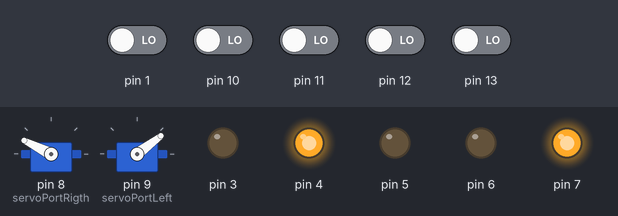
A sketch run on a simulated Arduino Uno, built with avr-gcc and run on an emulated ATmega328P. Shown: 2 × servo, output pins drawn as LEDs (lit = HIGH). Dashed ring = blinking. Inputs (shaded band) come from the test bench; at power-on: pin 1, pin 10–13 LOW. Pins used as bus, display or sensor lines are not drawn.

Above: at 1.2 s.
1.3 s: pin 1 driven HIGH
At 1.43 s:
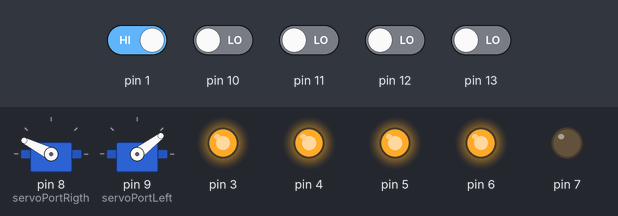
At 3.9 s:
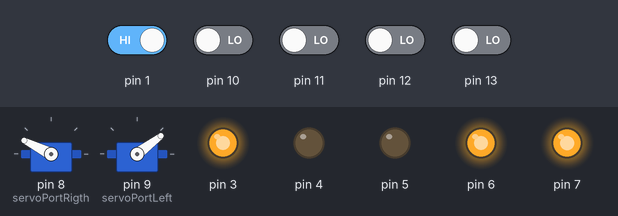
4.8 s: pin 12 driven HIGH
At 7.4 s:
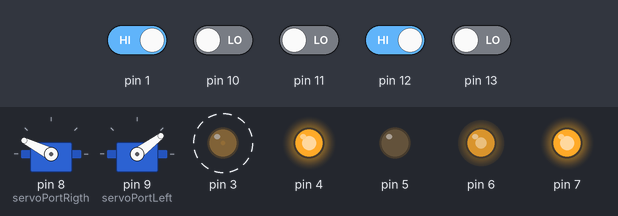
10.1 s: pin 13 driven HIGH
At 11.2 s:
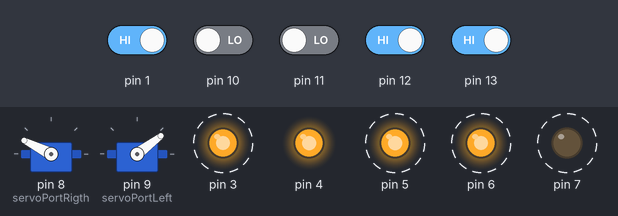
Timing chart, 0 to 15.4 s (numbered marks = the images above; inputs shaded):
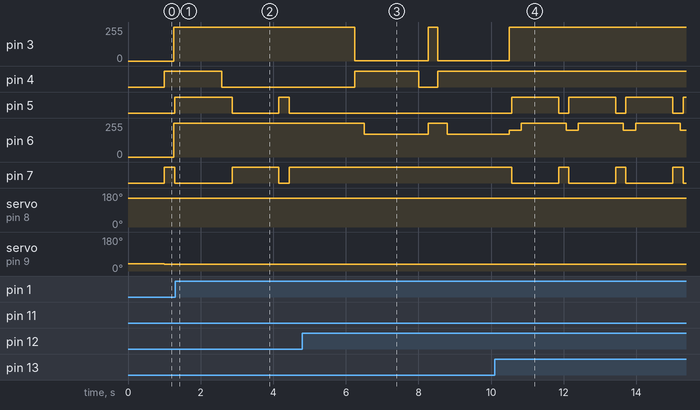

The sketch:

sumov3.ino
```cpp
#include "Motor.h"
#include "Accelerometer.h"
#include <Servo.h>
#include "Maxbotix.h"
#include "LineSensor.h"


/*
    Port of driver motor        Port of sensor range (Sonar)

    ---------------------           ---------------------
    |   Port  | Number  |           |   Port  | Number  |
    ---------------------           ---------------------
    | pinENA  |     6   |           |   PW    |    10   |
    | pinIN1  |     7   |           ---------------------
    | pinIN2  |     5   |
    | pinENB  |     3   |        Port of servo motor
    | pinIN3  |     4   |
    | pinIN4  |     2   |           ----------------------------
    ---------------------           |   Port         | Number  |
                                    ----------------------------
                                    | Servo Right   |  8       |
                                    | Servo Left    |  9       |
                                    ----------------------------

   Port of sensor line                          Port of accelerometer

   ---------------------------------            ----------------------------
   |            Port     | Number  |            |   Port         | Number  |
   ---------------------------------            ----------------------------
   | Port line sensor    |  1      |            | Port axis X    |   ?     |
   |    right rear       |         |            | Port axis Y    |   ?     |
   =================================            | Port axis Z    |   ?     |
   | Port line sensor    |  13     |            ----------------------------
   |    left rear        |         |
   =================================
   | Port line sensor    |  11     |
   |    right front      |         |
   =================================
   | Port line sensor    |  12     |
   |    left front       |         |
   ---------------------------------


*/

//Definição portas do motor do arduino
int powerMotorLeft          = 6;
int motorE1                 = 7;
int motorE2                 = 5;
int powerMotorRight         = 3;
int motorD1                 = 4;
int motorD2                 = 2;

int servoPortRigth          = 8;
int servoPortLeft           = 9;
int x;
int y;
int z;

//Porta dos sensores de linha
int portLineSensorRightRear     = 13;
int portLineSensorLeftRear      = 12;
int portLineSensorRightFront    = 1;
int portLineSensorLeftFront     = 11;

//Definição das variaveis de controle

long duration       = 0;
long tempo          = 0;
int variacao        = 0;
//Verifica se encontrou o oponente em algum momento
bool find          = false;
unsigned int range  = 0;
int pot;
int pot1;
int controle;

int atualX;
int atualY;
int atualZ;

int valueLineRightRear;
int valueLineLeftRear;
int valueLineRightFront;
int valueLineLeftFront;

int posicaoServo =138;


//Criação das instancias dos motores
Motor motorRight(motorE1, motorE2, powerMotorLeft);
Motor motorLeft(motorD1, motorD2, powerMotorRight);
Servo servoMotorRight;
Servo servoMotorLeft;
Accelerometer accelerometer(x, y, z);
Maxbotix rangeSensor(10, Maxbotix::PW, Maxbotix::LV);

LineSensor lineSensorRightRear(portLineSensorRightRear);
LineSensor lineSensorLeftRear(portLineSensorLeftRear);
LineSensor lineSensorRightFront(portLineSensorRightFront);
LineSensor lineSensorLeftFront(portLineSensorLeftFront);

//Variaveis de controle de velocidade
int const speedMax = 230;

void setup() {

    //Serial.begin(9600);
    //Iniciando o servo
    servoMotorRight.attach(servoPortRigth);
    servoMotorLeft.attach(servoPortLeft);

    controleServo(142);

    //Abaixar o servo
    //servoMotorRight.write(180);
    //servoMotorLeft.write(0);

}

void loop() {

    range = rangeSensor.getRange();

    valueLineRightRear = lineSensorRightRear.readSensor();
    valueLineLeftRear = lineSensorLeftRear.readSensor();
    valueLineRightFront = lineSensorRightFront.readSensor();
    valueLineLeftFront = lineSensorLeftFront.readSensor();

    //Lendo dados acelerometro
    //readAccelerometer();


    //Serial.print("Range = ");
    //Serial.println(range);
   /*Serial.print("EF = ");
    Serial.print(valueLineLeftFront);
    Serial.print("       DF = ");
    Serial.println(valueLineRightFront);
    Serial.print("ET = ");
    Serial.print(valueLineLeftRear);
    Serial.print("       DT = ");
    Serial.println(valueLineRightRear);*/
    //Serial.println(tempo);


    //Verifica o estado dos sensores de linha
    if(valueLineRightRear == 0 || valueLineLeftRear == 0 || valueLineRightFront == 0 || valueLineLeftFront == 0){

        //Se os dois sensores de linha da frente forem acionado significa que ele chegou ao fim do campo
        //com a parte da frente
        if(valueLineLeftFront == 0 && valueLineRightFront == 0){
            controleServo(143);
            stopMotor();
            retireRight(255,255);
            delay(25);
            turnLeft(255,255);
            delay(25);

        }else if(valueLineLeftRear == 0 && valueLineRightRear == 0){
            //Se os dois sensores de linha de trás forem acionado significa que ele chegou ao fim do campo com
            // a parte de trás
            //controleServo(100);
            kamikazeRight(255, 255);
            delay(25);
            turnRight(255,255);
            delay(25);

        }else if(valueLineRightRear == 0 && valueLineRightFront == 0){
            controleServo(143);
            turnLeft(150, 255);
            delay(100);

        }else if(valueLineLeftRear == 0 && valueLineLeftFront == 0){
            controleServo(143);
            turnRight(255, 150);

            delay(500);


        }else if(valueLineRightRear == 0){

         //Arrumar
            //controleServo(100);

            turnRight(255,255);
            delay(250);
            retireLeft(255,170);
            delay(500);

        }else if(valueLineLeftRear == 0){
            //controleServo(100);


            turnLeft(255, 255);
            delay(250);
            retireRight(170, 255);
            delay(500);

        }else if(valueLineRightFront == 0){
            controleServo(143);
            retireLeft(200,255);
            delay(75);
            turnRight(255,255);
            delay(25);

        }else if(valueLineLeftFront == 0){
            controleServo(143);
            retireRight(255,200);
            delay(75);
            turnLeft(255,255);
            delay(25);

        }

    }else{
        //stopMotor();
        //controleServo(143);
        kamikazeRight(256, 256);

    }


   // tempo++;  */
}

/*
    Metodo utilizado para fazer com que os motores alterem entre
    fazer uma curva a direita e esquerda
*/
void zigZag(){

    if(variacao < 8){

        pot=1;
        pot1=1;

        while(pot < 200){

            motorRight.forward(pot);
            motorLeft.forward(pot1);
            pot = pot + 10;
            pot1++;

            delay(2);
        }

    }else if (variacao < 11){

        pot=1;
        pot1=1;

        while(pot < 200){

            motorRight.forward(pot1);
            motorLeft.forward(pot);
            pot = pot + 8;
            pot1++;

            delay(2);
        }

    }else{

        variacao = 0;

    }

    variacao++;
    Serial.println(variacao);

}

void kamikazeLeft(int powerLeft, int powerRight){
    controle = 2;

    if((powerRight - powerLeft) != 0){
        pot = powerRight - powerLeft;
    }else{
        pot = 1;
    }

    pot1 = 1;

    if(controle != 2){

        while(pot < powerRight){

            motorLeft.forward(pot1);
            motorRight.forward(pot);
            pot++;
            pot1++;
            delay(1);
        }
    }
}

void kamikazeRight(int powerLeft, int powerRight){

    if((powerRight - powerLeft) != 0){
        pot = powerLeft - powerRight;
    }else{
        pot = 1;
    }

    pot1 = 1;

    if(controle != 1){

        while(pot < powerLeft){

            motorLeft.forward(pot);
            motorRight.forward(pot1);
            pot++;
            pot1++;
            delay(1);
        }
        controle = 1;
    }
}

void retireLeft(int powerLeft, int powerRight){
    controle = 0;

    if((powerRight - powerLeft) != 0){

        pot = powerRight - powerLeft;

    }else{

        pot = 1;

    }

    pot1 = 1;

    while(pot < powerRight){

        motorRight.forBack(pot);
        motorLeft.forBack(pot1);
        pot++;
        pot1;
        delay(1);
    }
}

void retireRight(int powerLeft, int powerRight){
    controle = 0;

    if((powerLeft - powerRight) != 0){

        pot = powerLeft - powerRight;

    }else {

        pot = 1;

    }

    pot1 = 1;
    while(pot < powerLeft){

        motorRight.forBack(pot1);
        motorLeft.forBack(pot);
        pot++;
        pot1++;
        delay(1);
    }
}

void turnLeft(int powerLeft, int powerRight){
    controle = 0;

    if((powerLeft - powerRight) != 0){
        pot = powerRight - powerLeft;
    }else{
        pot = 1;
    }

    pot1 = 1;
    while(pot < powerRight){

        motorRight.forward(pot1);
        motorLeft.forBack(pot);
        pot++;
        pot1++;
        delay(1);

    }
}

void turnRight(int powerLeft, int powerRight){
    controle = 0;

    if((powerLeft - powerRight) != 0){
        pot = powerLeft - powerRight;
    }else{
        pot = 1;
    }

    pot1 = 1;
    while(pot < powerLeft){

        motorRight.forBack(pot);
        motorLeft.forward(pot1);
        delay(1);
        pot++;
        pot1++;
    }

}

void stopMotor(){
    controle = 0;
    motorLeft.stop();
    motorRight.stop();

}

void controleServo(int posicao){

    servoMotorRight.write(posicao + 10);   //143
    servoMotorLeft.write(180 - posicao);

}

void readAccelerometer(){

    atualX = accelerometer.getAxisValueX();
    atualY = accelerometer.getAxisValueY();
    atualZ = accelerometer.getAxisValueZ();
}
```

Accelerometer.cpp
```cpp
#include "Accelerometer.h"
#include <arduino.h>

/*
*	Contructor
*/
Accelerometer::Accelerometer(int portX, int portY, int portZ){
	this->portX = portX;
	this->portY = portY;
	this->portZ = portZ;
}

float Accelerometer::getAxisValueX(){
	return analogRead(portX);
}

float Accelerometer::getAxisValueY(){
	return analogRead(portY);
}

float Accelerometer::getAxisValueZ(){
	return analogRead(portZ);
}
```

Accelerometer.h
```cpp
#include <arduino.h>


#ifndef Accelerometer_h
#define Accelerometer_h


class Accelerometer{
public:
	Accelerometer(int portX, int portY, int portZ);
	float getAxisValueX();
	float getAxisValueY();
	float getAxisValueZ();

private:
	int portX;
	int portY;
	int portZ;
};
#endif
```

LineSensor.cpp
```cpp
#include "LineSensor.h"
#include <arduino.h>

/*
*	Contructor
*/

LineSensor::LineSensor(int portLineSensor){
	this->port = portLineSensor;

	pinMode(this->port, INPUT);

}

int LineSensor::readSensor(){

	return digitalRead(port);

}
```

LineSensor.h
```cpp
#ifndef lineSensor_h
#define lineSensor_h

#include <arduino.h>
class LineSensor{
public:
	LineSensor(int portLineSensor);

	int readSensor();


private:

	int port;

};

#endif
```

Maxbotix.cpp
```cpp
#include "Maxbotix.h"

Maxbotix::Maxbotix(uint8_t pin, MAXBOTIX_INPUT_t input, MAXBOTIX_MODEL_t model, MAXBOTIX_FILTER_t filter,
                   uint8_t sample_size) :
    pin(pin), input(input), model(model), filter(filter), sample_size(sample_size)
{
#ifdef MAXBOTIX_WITH_SOFTWARE_SERIAL

    if (input == TX) {
        serial = new RxSoftwareSerial(pin, true);
        ((RxSoftwareSerial*)serial)->begin(9600);
    } else {
#endif
        pinMode(pin, INPUT);
#ifdef MAXBOTIX_WITH_SOFTWARE_SERIAL
    }

#endif
    init();
}

#ifdef MAXBOTIX_WITH_SOFTWARE_SERIAL
Maxbotix::Maxbotix(Stream* serial, MAXBOTIX_MODEL_t model, MAXBOTIX_FILTER_t filter, uint8_t sample_size) :
    input(TX), model(model), serial(serial), filter(filter), sample_size(sample_size)
{
    init();
}
#endif


void Maxbotix::init()
{
    switch (filter) {
    case MEDIAN:
    case HIGHEST_MODE:
    case LOWEST_MODE:
    case BEST:
        if (sample_size == 0)
            sample_size = 5;
        else if (sample_size % 2)
            sample_size++;

        break;

    case SIMPLE:
        if (sample_size == 0)
            sample_size = 2;

        break;

    case NONE:
    default:
        sample_size = 1;
        break;
    }

    sample = new float[sample_size];
}

Maxbotix::~Maxbotix()
{
    delete[] sample;
    delete serial;
}

float Maxbotix::getRange()
{
    float range;

    readSample();

    switch (filter) {
    case MEDIAN:
        range = getSampleMedian();
        break;

    case HIGHEST_MODE:
        range = getSampleMode(true);
        break;

    case LOWEST_MODE:
        range = getSampleMode(false);
        break;

    case SIMPLE:
        while (sample[0] != sample[sample_size - 1])
            pushToSample(readSensor());

        range = sample[0];
        break;

    case BEST:
        range = getSampleBest();
        break;

    case NONE:
    default:
        range = sample[0];
        break;
    }

    return range;
}

float Maxbotix::getSampleMedian()
{
    return sample[sample_size / 2];
}

float Maxbotix::getSampleMode(bool highest)
{
    float mode = sample[0];
    uint8_t mode_count = 1;
    uint8_t count = 1;

    for (int i = 1; i < sample_size; i++) {
        if (sample[i] == sample[i - 1])
            count++;
        else
            count = 1;

        if (sample[i] == mode)
            mode_count++;
        else if (!highest && count > mode_count || highest && count == mode_count) {
            mode_count = count;
            mode = sample[i];
        }
    }

    return mode;
}

float Maxbotix::getSampleBest()
{
    float range;

    if ((range = getSampleMode(true)) != getSampleMode(false))
        range = getSampleMedian();

    return range;
}

float Maxbotix::readSensor()
{
    float result;

    switch (input) {
    case PW:
        switch (model) {
        case LV:
            result = toCentimeters(pulseIn(pin, HIGH) / 147.0);
            break;

        case XL:
            result = pulseIn(pin, HIGH) / 58.0;
            break;

        case HRLV:
            result = pulseIn(pin, HIGH) / 10.0;
            break;

        default:
            break;
        }

        break;

    case AN:
        switch (model) {
        case LV:
            result = toCentimeters(analogRead(pin) / 2.0);
            break;

        case XL:
            result = analogRead(pin);
            break;

        case HRLV:
            result = analogRead(pin) * 5.0 / 10.0;
            break;

        default:
            break;
        }

        break;
#ifdef MAXBOTIX_WITH_SOFTWARE_SERIAL

    case TX:
        switch (model) {
        case LV:
            result = toCentimeters(readSensorSerial(3));
            break;

        case XL:
            result = readSensorSerial(3);
            break;

        case HRLV:
            result = readSensorSerial(4) / 10.0;
            break;

        default:
            break;
        }

        break;
#endif

    default:
        break;
    }

    return result;
}

unsigned short Maxbotix::readSensorSerial(uint8_t length)
{
    char buffer[length];

    // flush and wait for a range reading
    serial->flush();

    while (!serial->available() || serial->read() != 'R');

    // read the range
    for (int i = 0; i < length; i++) {
        while (!serial->available());

        buffer[i] = serial->read();
    }

    return atoi(buffer);
}

void Maxbotix::readSample()
{
    // read
    for (int i = 0; i < sample_size; i++) {
        sample[i] = readSensor();

        if (input == AN && i != sample_size - 1)
            delay(ad_sample_delay);
    }

    // sort
    sortSample();
}

void Maxbotix::pushToSample(float value)
{
    for (int i = 0; i < sample_size - 1; i++)
        sample[i] = sample[i + 1];

    sample[sample_size - 1] = value;
}


void Maxbotix::sortSample()
{
    for (int i = 1; i < sample_size; i++) {
        float j = sample[i];
        int k;

        for (k = i - 1; (k >= 0) && (j < sample[k]); k--)
            sample[k + 1] = sample[k];

        sample[k + 1] = j;
    }
}
```

Maxbotix.h
```cpp
#ifndef Maxbotix_h
#define Maxbotix_h

// Configuration
//#define MAXBOTIX_WITH_SOFTWARE_SERIAL 1

#include <Arduino.h>
#ifdef MAXBOTIX_WITH_SOFTWARE_SERIAL
#include "RxSoftwareSerial.h"
#endif

class Maxbotix
{
public:
    // models
    typedef enum {
        LV,
        XL,
        HRLV
    }
    MAXBOTIX_MODEL_t;

    // inputs
    typedef enum {
        PW,
        AN,
#ifdef MAXBOTIX_WITH_SOFTWARE_SERIAL
        TX
#endif
    }
    MAXBOTIX_INPUT_t;

    // filters
    typedef enum {
        NONE,
        MEDIAN,
        HIGHEST_MODE,
        LOWEST_MODE,
        BEST,
        SIMPLE
    }
    MAXBOTIX_FILTER_t;

    // init/delete
    Maxbotix(uint8_t pin, MAXBOTIX_INPUT_t input, MAXBOTIX_MODEL_t model, MAXBOTIX_FILTER_t filter = NONE,
             uint8_t sample_size = 0);
#ifdef MAXBOTIX_WITH_SOFTWARE_SERIAL
    Maxbotix(Stream* serial, MAXBOTIX_MODEL_t model, MAXBOTIX_FILTER_t filter = NONE, uint8_t sample_size = 0);
#endif
    ~Maxbotix();

    // simple api
    float getRange();
    uint8_t getSampleSize()
    {
        return sample_size;
    };

    // advanced api
    void readSample();
    float* getSample()
    {
        return sample;
    };
    float getSampleMedian();
    float getSampleMode(bool highest = true);
    float getSampleBest();

    // getters
    MAXBOTIX_MODEL_t getModel()
    {
        return model;
    }
    MAXBOTIX_INPUT_t getInput()
    {
        return input;
    }
    MAXBOTIX_FILTER_t getFilter()
    {
        return filter;
    }

    // setters
    void setADSampleDelay(uint8_t delay)
    {
        ad_sample_delay = delay;
    }

    // utilities
    static float toCentimeters(float inches)
    {
        return 2.54 * inches;
    };
    static float toInches(float centimeters)
    {
        return centimeters / 2.54;
    };

private:
    // config variables
    uint8_t pin;
    MAXBOTIX_INPUT_t input;
    MAXBOTIX_MODEL_t model;
    MAXBOTIX_FILTER_t filter;
    uint8_t sample_size;
    uint8_t ad_sample_delay;
    Stream* serial;

    // core
    float* sample;
    void init();
    float readSensor();
    unsigned short readSensorSerial(uint8_t length);
    void pushToSample(float value);
    void sortSample();
};

#endif
```

Motor.h
```cpp
#ifndef motor_h
#define motor_h

#include <arduino.h>
class Motor{
public:
	Motor(int portA, int portB, int portPower);

	void forward(int power);

	void forBack(int power);

	void stop();

private:

	int motorPortA;
	int motorPortB;
	int portPower;

};

#endif
```

Source omitted: Motor.cpp (828 bytes)

Measured:
- after the input at 1.3 s, pin 3, pin 6: stays 254/255 (without the input it goes to 99/255 after 1.7 s); pin 4: HIGH → LOW after 1.3 s
- after the input at 4.8 s, pin 3: 254/255 → 1/255 after 1.4 s; pin 4: LOW → HIGH after 1.4 s; pin 5: stays LOW (without the input it goes to HIGH after 0.93 s); pin 6: 254/255 → 169/255 after 1.7 s; pin 7: stays HIGH (without the input it goes to LOW after 0.93 s)
- after the input at 10.1 s, pin 4: stays HIGH (without the input it goes to LOW after 0.19 s); pin 5: LOW → HIGH after 0.47 s, → LOW 1.3 s later, → HIGH 0.28 s later; pin 7: HIGH → LOW after 0.47 s, → HIGH 1.3 s later, → LOW 0.28 s later
